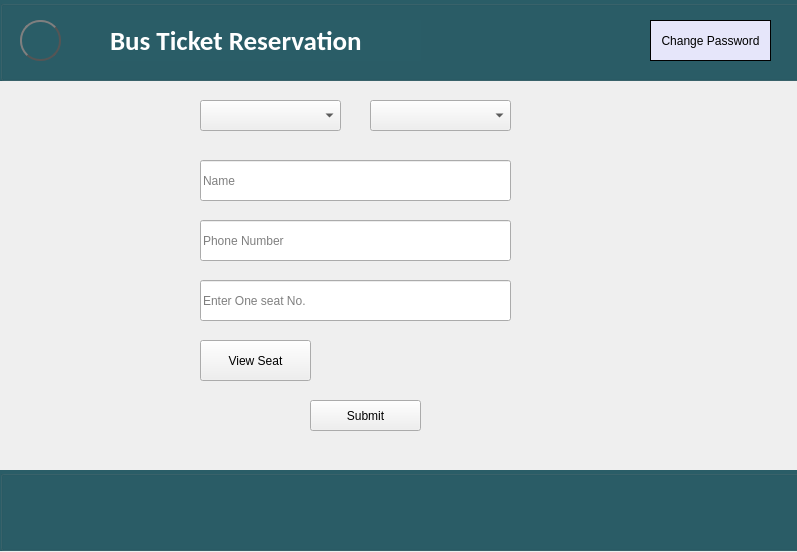
<?xml version="1.0" encoding="UTF-8"?>
<ui version="4.0">
 <class>landing_page3</class>
 <widget class="QDialog" name="landing_page3">
  <property name="geometry">
   <rect>
    <x>0</x>
    <y>0</y>
    <width>797</width>
    <height>552</height>
   </rect>
  </property>
  <property name="windowTitle">
   <string>User</string>
  </property>
  <widget class="QGroupBox" name="Header">
   <property name="geometry">
    <rect>
     <x>0</x>
     <y>0</y>
     <width>801</width>
     <height>81</height>
    </rect>
   </property>
   <property name="styleSheet">
    <string notr="true">background:#2a5d67;</string>
   </property>
   <property name="title">
    <string/>
   </property>
   <widget class="QLabel" name="title">
    <property name="geometry">
     <rect>
      <x>110</x>
      <y>20</y>
      <width>311</width>
      <height>41</height>
     </rect>
    </property>
    <property name="font">
     <font>
      <family>Calibri</family>
      <pointsize>20</pointsize>
      <weight>75</weight>
      <bold>true</bold>
     </font>
    </property>
    <property name="styleSheet">
     <string notr="true">color:#fff;</string>
    </property>
    <property name="text">
     <string>Bus Ticket Reservation</string>
    </property>
   </widget>
   <widget class="QPushButton" name="change_ps_btn">
    <property name="geometry">
     <rect>
      <x>650</x>
      <y>20</y>
      <width>121</width>
      <height>41</height>
     </rect>
    </property>
    <property name="styleSheet">
     <string notr="true">border: 1px solid;
background-color: lavender;</string>
    </property>
    <property name="text">
     <string>Change Password</string>
    </property>
   </widget>
   <widget class="QPushButton" name="back">
    <property name="geometry">
     <rect>
      <x>20</x>
      <y>20</y>
      <width>41</width>
      <height>41</height>
     </rect>
    </property>
    <property name="styleSheet">
     <string notr="true">#back {
	border-color: rgb(0, 0, 0);
    border: 2px solid #555;
    border-radius: 20px;
    border-style: outset;
    background: qradialgradient(
        cx: 0.5, cy: -0.4, fx: 0.3, fy: -0.4,
        radius: 10, stop: 0 #fff, stop: 1 #888
        );
    padding: 5px;
	
	border-image: url(:/Bus_Icons/Back.png);

    }


#back:pressed {
    border-style: inset;
    background: qradialgradient(
    	cx: 0.4, cy: -0.1, fx: 0.4, fy: -0.1,
    	radius: 10, stop: 0 #fff, stop: 1 #ddd
	 );

	
	border-image: url(:/Bus_Icons/Back_Pressed.png);
    }</string>
    </property>
    <property name="text">
     <string/>
    </property>
   </widget>
  </widget>
  <widget class="QGroupBox" name="groupBox_2">
   <property name="geometry">
    <rect>
     <x>0</x>
     <y>470</y>
     <width>801</width>
     <height>81</height>
    </rect>
   </property>
   <property name="styleSheet">
    <string notr="true">background:#2a5d67;</string>
   </property>
   <property name="title">
    <string/>
   </property>
  </widget>
  <widget class="QComboBox" name="From">
   <property name="geometry">
    <rect>
     <x>200</x>
     <y>100</y>
     <width>141</width>
     <height>31</height>
    </rect>
   </property>
   <property name="cursor">
    <cursorShape>ArrowCursor</cursorShape>
   </property>
   <property name="editable">
    <bool>false</bool>
   </property>
   <property name="currentText">
    <string/>
   </property>
  </widget>
  <widget class="QComboBox" name="To">
   <property name="geometry">
    <rect>
     <x>370</x>
     <y>100</y>
     <width>141</width>
     <height>31</height>
    </rect>
   </property>
   <property name="editable">
    <bool>false</bool>
   </property>
   <property name="currentText">
    <string/>
   </property>
  </widget>
  <widget class="QLineEdit" name="tick_name">
   <property name="geometry">
    <rect>
     <x>200</x>
     <y>160</y>
     <width>311</width>
     <height>41</height>
    </rect>
   </property>
   <property name="inputMask">
    <string/>
   </property>
   <property name="placeholderText">
    <string>Name</string>
   </property>
  </widget>
  <widget class="QLineEdit" name="Phone_num">
   <property name="geometry">
    <rect>
     <x>200</x>
     <y>220</y>
     <width>311</width>
     <height>41</height>
    </rect>
   </property>
   <property name="inputMask">
    <string>9999999999</string>
   </property>
   <property name="placeholderText">
    <string>Phone Number</string>
   </property>
  </widget>
  <widget class="QLineEdit" name="seat_num">
   <property name="geometry">
    <rect>
     <x>200</x>
     <y>280</y>
     <width>311</width>
     <height>41</height>
    </rect>
   </property>
   <property name="inputMask">
    <string/>
   </property>
   <property name="placeholderText">
    <string>Enter One seat No.</string>
   </property>
  </widget>
  <widget class="QPushButton" name="see_seat">
   <property name="geometry">
    <rect>
     <x>200</x>
     <y>340</y>
     <width>111</width>
     <height>41</height>
    </rect>
   </property>
   <property name="text">
    <string>View Seat</string>
   </property>
  </widget>
  <widget class="QPushButton" name="pushButton">
   <property name="geometry">
    <rect>
     <x>310</x>
     <y>400</y>
     <width>111</width>
     <height>31</height>
    </rect>
   </property>
   <property name="text">
    <string>Submit</string>
   </property>
  </widget>
 </widget>
 <resources/>
 <connections/>
</ui>
